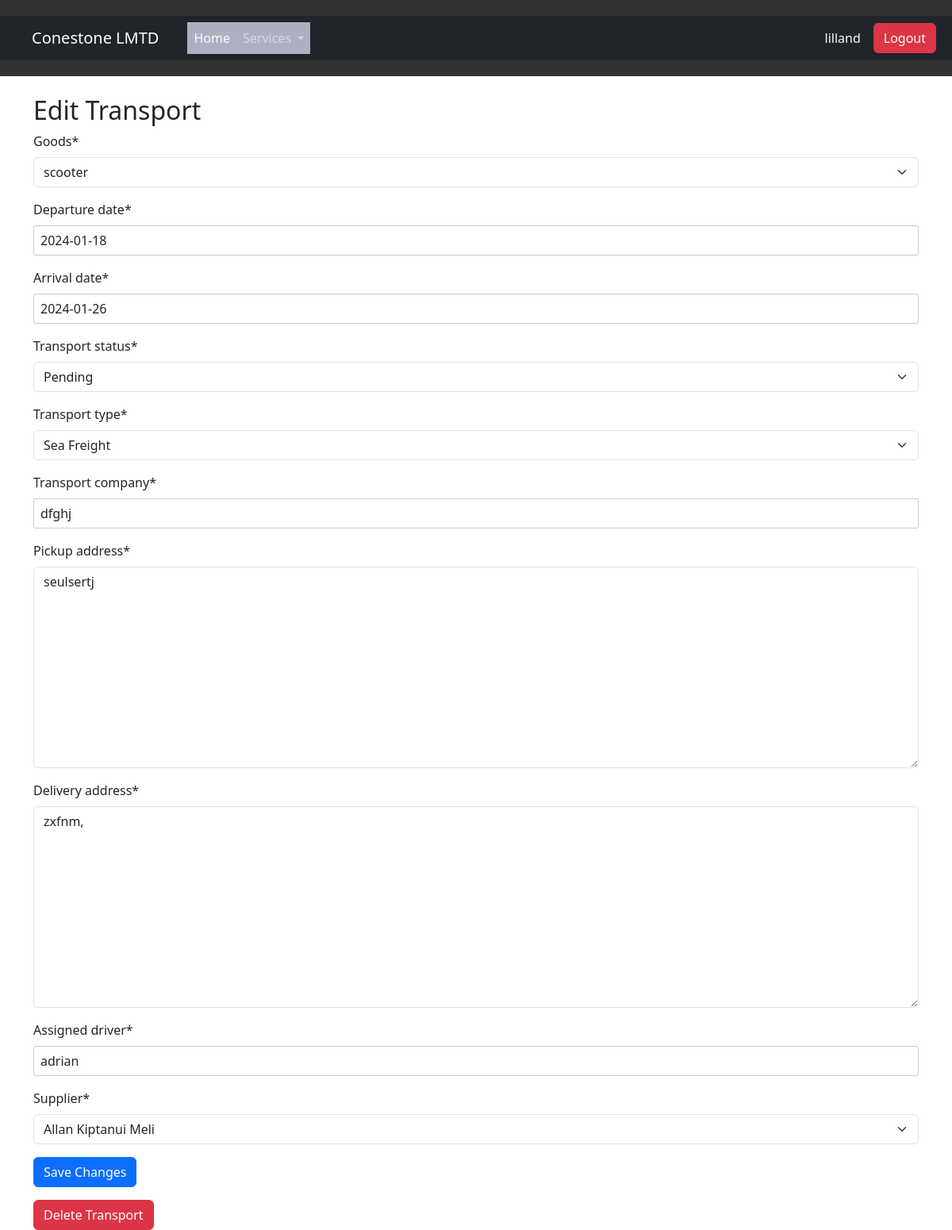
/transport/4/edit/ (signed in), run on the app's committed database.
### ConerstoneLimmited/models.py (models this page shows, shortened)
class Transport(models.Model):
    transport_id = models.CharField(max_length=20, unique=True, editable=True)
    goods = models.ForeignKey(Goods, on_delete=models.CASCADE)
    departure_date = models.DateField()
    arrival_date = models.DateField()
    transport_status = models.CharField(max_length=20)
    transport_type = models.CharField(max_length=20)
    transport_company = models.CharField(max_length=100)
    pickup_address = models.TextField()
    delivery_address = models.TextField()
    assigned_driver = models.CharField(max_length=50)
    supplier = models.ForeignKey(ForeignSupplier, on_delete=models.CASCADE)

### ConerstoneLimmited/views.py (the view)
# urls.py: path('transport/<int:pk>/edit/', views.edit_transport, name='edit_transport'),
def edit_transport(request, pk):
    transport = get_object_or_404(Transport, pk=pk)
    user = request.user
    if request.method == 'POST':
        form = TransportForm(user,request.POST, instance=transport)
        if form.is_valid():
            form.save()
            messages.success(request, 'Transport updated successfully.')
            return redirect('edit_transport', pk=pk)
        else:
            messages.error(request, 'Invalid form submission. Please check the data.')
    else:
        form = TransportForm(user,instance=transport)
    return render(request, 'edit_transport.html', {'form': form, 'transport': transport})

### ConerstoneLimmited/models.py (called while the page is built)
    def __str__(self):
        return self.name

    def __str__(self):
        return self.name

### ConerstoneLimmited/templates/edit_transport.html (shortened to what this page needs)
{% extends 'base.html' %}
{% load crispy_forms_tags %}
{% load bootstrap5 %}
{% block content %}
  <div class="container mt-4">
    <h2>Edit Transport</h2>
    <form method="post" action="{% url 'edit_transport' pk=transport.pk %}">
      {{ form|crispy }}
      <button type="submit" class="btn btn-primary">Save Changes</button>
    </form>
    <a href="{% url 'delete_transport' pk=transport.pk %}" class="btn btn-danger">Delete Transport</a>
  </div>
{% endblock %}

### ConerstoneLimmited/templates/base.html (shortened to what this page needs)
{% load static %}
{% load crispy_forms_tags %}
{% load bootstrap5 %}
{% bootstrap_css %}
<!DOCTYPE html>
<html lang="en">
<head>
  <link rel="stylesheet" href="{% static 'css/style.css' %}">
  <link rel="stylesheet" href="{% static 'css/index.css' %}">
  <link href="https://cdn.jsdelivr.net/npm/bootstrap@5.3.2/dist/css/bootstrap.min.css" rel="stylesheet">
  <link rel="stylesheet" href="{% static 'css/bootstrap-datepicker.min.css' %}">
  <link rel="stylesheet" href="https://cdn.jsdelivr.net/npm/bootstrap@4.3.1/dist/css/bootstrap.min.css">
<link href="https://cdn.jsdelivr.net/npm/bootstrap@5.3.2/dist/css/bootstrap.min.css" rel="stylesheet">
</head>
<header>
  <nav class="navbar navbar-expand-lg navbar-dark bg-dark p-2">
    <div class="container-fluid">
      <a class="navbar-brand" href="{% url 'home' %}">Conestone LMTD</a>
      {% if user.is_authenticated %}
        <ul class="navbar-nav me-auto mb-2 mb-lg-0">
          <li class="nav-item"><a class="nav-link text-light" href="{% url 'home' %}">Home</a></li>
          <li class="nav-item dropdown">
            <a class="nav-link dropdown-toggle"  id="navbarDropdown" role="button" data-bs-toggle="dropdown" aria-haspopup="true" aria-expanded="false">
              Services
            </a>
          </li>
        </ul>
        <div class="d-flex">
          <p class="text-light me-3 my-auto">{{ user.username }}</p>
          <a href="{% url 'logout' %}" class="btn btn-danger">Logout</a>
        </div>
      {% else %}
        <a href="{% url 'login' %}" class="btn btn-primary me-3">Login</a>
        <a href="admin" class="btn btn-primary me-3">Admin</a>
        <a href="{% url 'signup' %}" class="btn btn-success">Signup</a>
      {% endif %}
    </div>
  </nav>
</header>
<body class="">
  {% block content %}{% endblock content %}
  </body>
</html>

### ConerstoneLimmited/static/css/style.css (style rules this page uses)
input[type="text"], input[type="password"], input[type="radio"] { width: 100%; padding: 8px; border-radius: 3px; border: 1px solid #ccc; }
button { padding: 10px 20px; background-color: #007bff; color: #fff; border: none; border-radius: 3px; cursor: pointer; }
a { text-decoration: none; text-decoration-line: none; text-underline-position: none; color: #00eeff; }

### ConerstoneLimmited/static/css/index.css (style rules this page uses)
body { font-family: 'Arial', sans-serif; margin: 0; padding: 0; box-sizing: border-box; width: 100%; }
header { text-align: center; padding: 20px 0; background-color: #333; color: #fff; }
nav ul { list-style: none; padding: 0; margin: 0; background-color: #aeb0c1; overflow: hidden; }
nav li { float: left; }
a { text-decoration:none }
nav a { display: block; padding: 15px 20px; text-decoration: none; color: #333; }

### data on the page
Transport: goods "scooter", departure_date "2024-01-18", arrival_date "2024-01-26", transport_status "Pending", transport_type "Sea Freight", transport_company "dfghj", pickup_address "seulsertj", delivery_address "zxfnm,", assigned_driver "adrian", supplier "Allan Kiptanui Meli"

### other printed values
{{ user.username }} "lilland"
